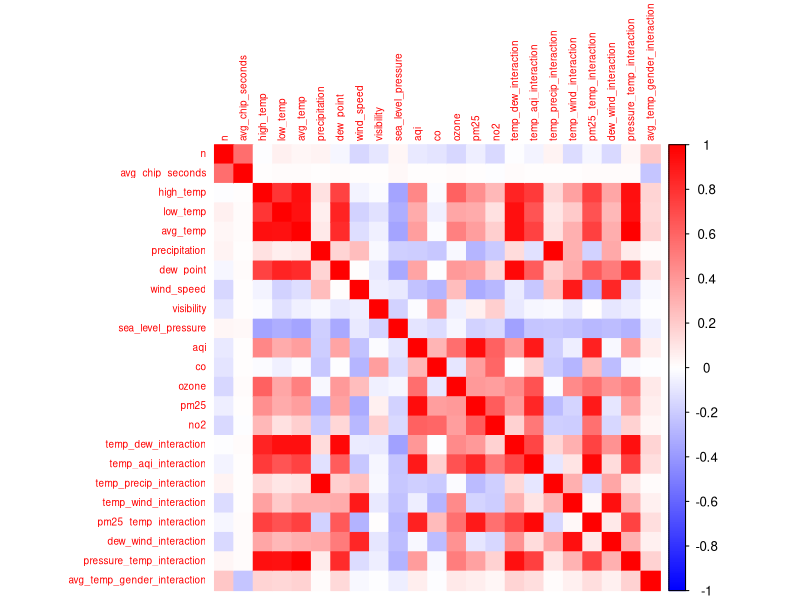
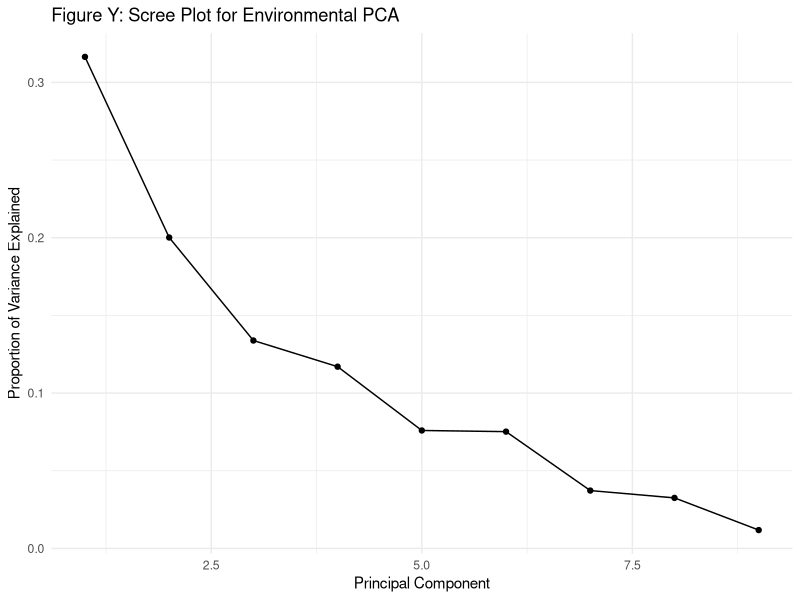

The R source for these figures, in order:
## ---- chunk 1
library(here)
library(dplyr)
library(knitr)
library(tidyr)
library(ggplot2)
library(corrplot)
library(VIM)
## ---- chunk 2
final_data <- read.csv(here("data", "merged_marathon_data.csv"))
## ---- chunk 3
# view merged data
str(final_data)
summary(final_data)
## ---- chunk 4
# missing values for visibility, co, pm10, pm2.5
missing_summary <- final_data %>%
  summarise(across(everything(), ~sum(is.na(.))))

knitr::kable(missing_summary, caption = "Missing Values per Variable")
## ---- chunk 5
main_data <- final_data %>% filter(marathon != "Berlin")
berlin_data <- final_data %>% filter(marathon == "Berlin")
## ---- chunk 6
str(main_data)
## ---- chunk 7
# missing values
missing_summary <- main_data %>%
  summarise(across(everything(), ~sum(is.na(.))))

knitr::kable(missing_summary, caption = "Missing Values per Variable")
## ---- chunk 8
main_data <- main_data %>%
  select(-pm10) 
## ---- chunk 9
# Impute missing PM2.5 values using 5 nearest neighbors
main_data <- kNN(main_data, variable = "pm25", k = 5) # can change later to see which K gives best model performance 

# remove pm25_imp
cols_to_remove <- c(
  "pm25_imp"
)

main_data <- main_data[, !(names(main_data) %in% cols_to_remove)]

# Check that missing values are filled
summary(main_data$pm25)
## ---- chunk 10
main_data  <- main_data  %>%
  mutate(subgroup = factor(subgroup),
         gender = factor(gender),
         marathon = factor(marathon),
         main_pollutant = factor(main_pollutant))

str(main_data )
## ---- chunk 11
# create interaction terms and convert supershoe to factor
main_data <- main_data %>%
  mutate(
    supershoe = factor(ifelse(year >= 2018, 1, 0), levels = c(0, 1)),
    temp_dew_interaction       = avg_temp * dew_point,
    temp_aqi_interaction       = avg_temp * aqi, 
    temp_precip_interaction    = avg_temp * precipitation,
    temp_wind_interaction      = avg_temp * wind_speed,
    pm25_temp_interaction      = pm25 * avg_temp,
    dew_wind_interaction       = dew_point * wind_speed,
    pressure_temp_interaction  = sea_level_pressure * avg_temp,
    avg_temp_gender_interaction = avg_temp * as.numeric(gender == "male")
  )

str(main_data)
## ---- chunk 12
# Find numeric columns after feature engineering, excluding 'year'
numeric_vars <- main_data %>%
  select(where(is.numeric)) %>%
  select(-year) %>% 
  names()

numeric_vars
## ---- chunk 13
cor_matrix <- cor(main_data[numeric_vars], use = "pairwise.complete.obs")

# rounding
round(cor_matrix, 2)
## ---- chunk 14
corrplot(
  cor_matrix,
  method = "color",
  col = colorRampPalette(c("blue", "white", "red"))(200),
  tl.cex = 0.6
)
## ---- chunk 15
table(main_data$pm25_imp) # think this will error out since pm25_imp is removed above
table(main_data$main_pollutant)
table(main_data$supershoe)
## ---- chunk 16
cols_to_remove <- c(
  "high_temp",
  "low_temp",
  "aqi",
  "temp_dew_interaction",
  "temp_precip_interaction",
  "temp_wind_interaction",
  "pm25_temp_interaction",
  "dew_wind_interaction",
  "pressure_temp_interaction",
  "main_pollutant" 
)

main_data <- main_data[, !(names(main_data) %in% cols_to_remove)]
str(main_data)

## ---- chunk 17
# ozone bin: 0 = low, 1 = high
main_data$ozone_bin <- ifelse(main_data$ozone >= 38, 1, 0)

# pm25 bin: 0 = low, 1 = high
main_data$pm25_bin <- ifelse(main_data$pm25 >= 54, 1, 0)

# convert to factors
main_data$ozone_bin <- factor(main_data$ozone_bin, levels = c(0, 1))
main_data$pm25_bin  <- factor(main_data$pm25_bin,  levels = c(0, 1))

## ---- chunk 18
# Data Scaling (for linear regression model)


# Identify numeric predictors to scale (exclude outcome and identifiers)
numeric_vars <- main_data %>%
  select(where(is.numeric)) %>%
  select(-avg_chip_seconds, -year, -n) %>%
  names()

# Create scaled versions of the numeric predictors (scaled variables with "scaled_")
scaled_vars <- paste0("scaled_", numeric_vars)
main_data[scaled_vars] <- scale(main_data[numeric_vars])

str(main_data)

## ---- chunk 19
# summary of scaled variables
summary(main_data[scaled_vars])
## ---- chunk 20
# split data into train and test
set.seed(123)

train_index <- sample(1:nrow(main_data), size = 0.9 * nrow(main_data))

train_data <- main_data[train_index, ]
test_data  <- main_data[-train_index, ]
## ---- chunk 21
# updated environmental predictors
env_vars <- c(
  "avg_temp", "precipitation", "dew_point",
  "wind_speed", "visibility", 
  "sea_level_pressure", "pm25", "no2", "ozone"
)

env_data <- main_data %>%
  select(all_of(env_vars))

pca_env <- prcomp(env_data, center = TRUE, scale. = TRUE)
summary(pca_env)
## ---- chunk 22
library(knitr)

pca_var <- data.frame(
  PC = paste0("PC", 1:length(pca_env$sdev)),
  Eigenvalue = pca_env$sdev^2,
  Proportion_Variance = (pca_env$sdev^2) / sum(pca_env$sdev^2),
  Cumulative_Variance = cumsum((pca_env$sdev^2) / sum(pca_env$sdev^2))
)

kable(
  pca_var,
  digits = 3, # can adjust after
  caption = "Table Y: Variance Explained by Principal Components for Environmental Variables"
)
## ---- chunk 23
library(ggplot2)

ggplot(pca_var, aes(x = as.numeric(gsub("PC", "", PC)), y = Proportion_Variance)) +
  geom_point() +
  geom_line() +
  labs(
    title = "Figure Y: Scree Plot for Environmental PCA",
    x = "Principal Component",
    y = "Proportion of Variance Explained"
  ) +
  theme_minimal()
## ---- chunk 24
pca_scores <- as.data.frame(pca_env$x[, 1:3])
colnames(pca_scores) <- c("PC1_env", "PC2_env", "PC3_env")

main_data_pca <- main_data %>%
  bind_cols(pca_scores)
## ---- chunk 25
main_data_pca <- main_data_pca %>%
  mutate(
    marathon = factor(marathon),
    gender = factor(gender),
    subgroup = factor(subgroup),
    supershoe = factor(supershoe)
  )
## ---- chunk 26
set.seed(123)

train_index <- sample(1:nrow(main_data_pca), size = 0.9 * nrow(main_data_pca))

train_data <- main_data_pca[train_index, ]
test_data  <- main_data_pca[-train_index, ]
## ---- chunk 27
lm_full <- lm(
  avg_chip_seconds ~ marathon + gender + subgroup +
    supershoe +
    avg_temp + precipitation + dew_point +
    wind_speed + visibility + sea_level_pressure +
    pm25 + no2 + ozone +
    temp_aqi_interaction + avg_temp_gender_interaction,
  data = train_data
)

summary(lm_full)


#lm_full <- lm(
#  avg_chip_seconds ~ marathon + gender + subgroup2 +
#    supershoe_era + covid_era +
#    high_temp + low_temp + avg_temp +
#    precipitation + dew_point + wind_speed +
#    sea_level_pressure + pm25 + no2 + ozone +
#    temp_dew_interaction + temp_aqi_interaction + 
#    temp_precip_interaction + temp_wind_interaction + pm25_temp_interaction + dew_wind_interaction #+     pressure_temp_interaction + avg_temp_gender_interaction,
#  data = train_data
#)

#summary(lm_full)
## ---- chunk 28
# Predictions
lm_full_pred <- predict(lm_full, newdata = test_data)

# versus Actual
y_test <- test_data$avg_chip_seconds

# RMSE
lm_full_rmse <- sqrt(mean((lm_full_pred - y_test)^2))

# R squared on test set (correlation)
lm_full_r2 <- cor(lm_full_pred, y_test)^2

lm_full_rmse
lm_full_r2
## ---- chunk 29
lm_pca <- lm(
  avg_chip_seconds ~ marathon + gender + subgroup +
    supershoe + PC1_env + PC2_env + PC3_env,
  data = train_data
)

summary(lm_pca)
## ---- chunk 30
lm_pca_pred <- predict(lm_pca, newdata = test_data)

lm_pca_rmse <- sqrt(mean((lm_pca_pred - y_test)^2))
lm_pca_r2   <- cor(lm_pca_pred, y_test)^2

lm_pca_rmse
lm_pca_r2
## ---- chunk 31
model_compare <- data.frame(
  Model = c("Full Linear Model", "PCA Linear Model"),
  RMSE  = c(lm_full_rmse, lm_pca_rmse),
  R2    = c(lm_full_r2,   lm_pca_r2)
)

kable(model_compare, digits = 3,
      caption = "Table Z: Model Performance Comparison on Test Set")
## ---- chunk 32
# create a random forest
library(randomForest)

set.seed(123)

rf_model <- randomForest(
  avg_chip_seconds ~ marathon + gender + subgroup +
    supershoe +
    avg_temp + precipitation + dew_point + 
    wind_speed + visibility + sea_level_pressure +
    pm25 + no2 + ozone +
    temp_aqi_interaction + avg_temp_gender_interaction,
  data = train_data,
  ntree = 500,
  mtry = 5,
  importance = TRUE
)

rf_model
## ---- chunk 33
rf_pred <- predict(rf_model, newdata = test_data)

rf_rmse <- sqrt(mean((rf_pred - y_test)^2))
rf_r2   <- cor(rf_pred, y_test)^2

rf_rmse
rf_r2
